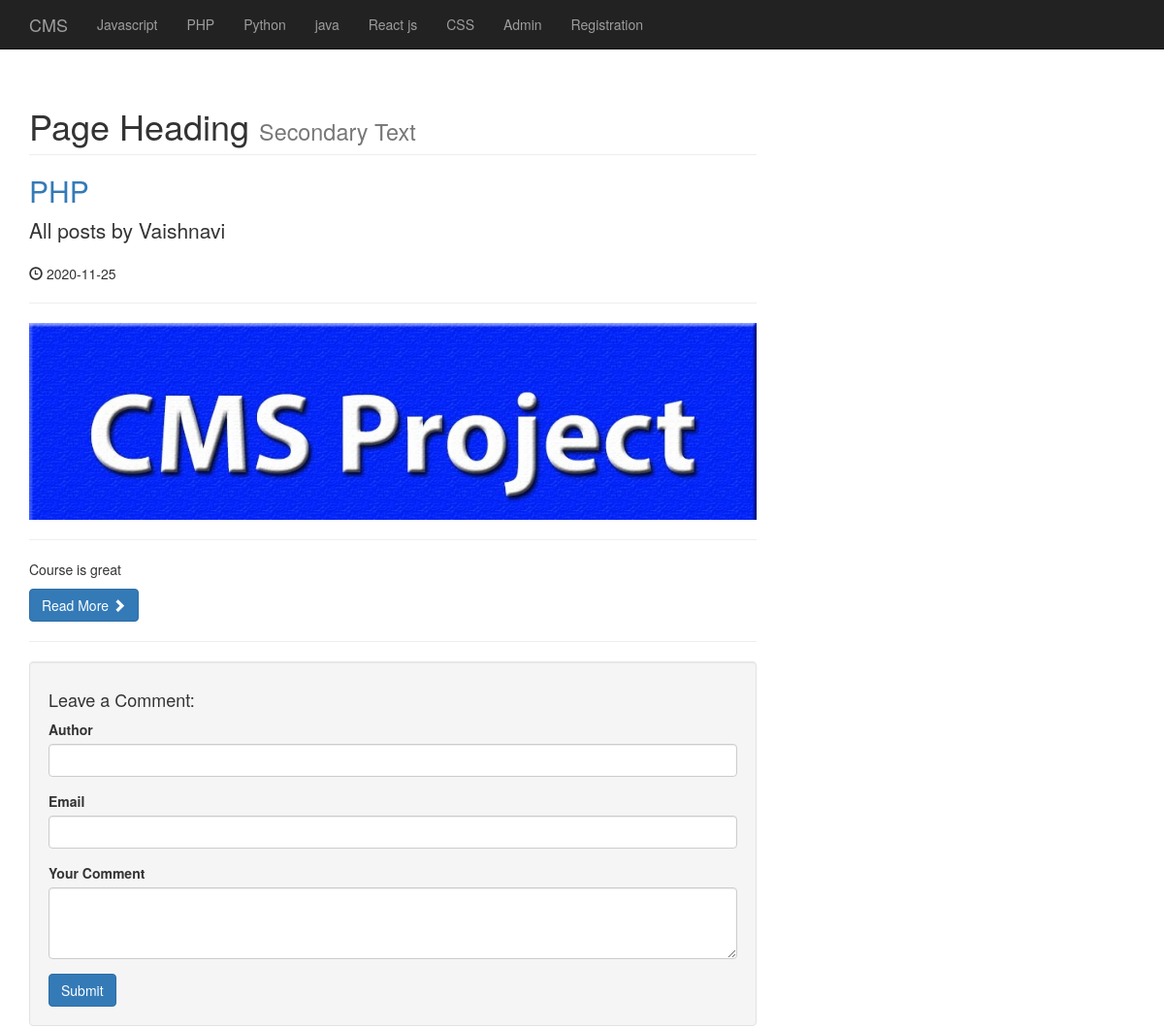
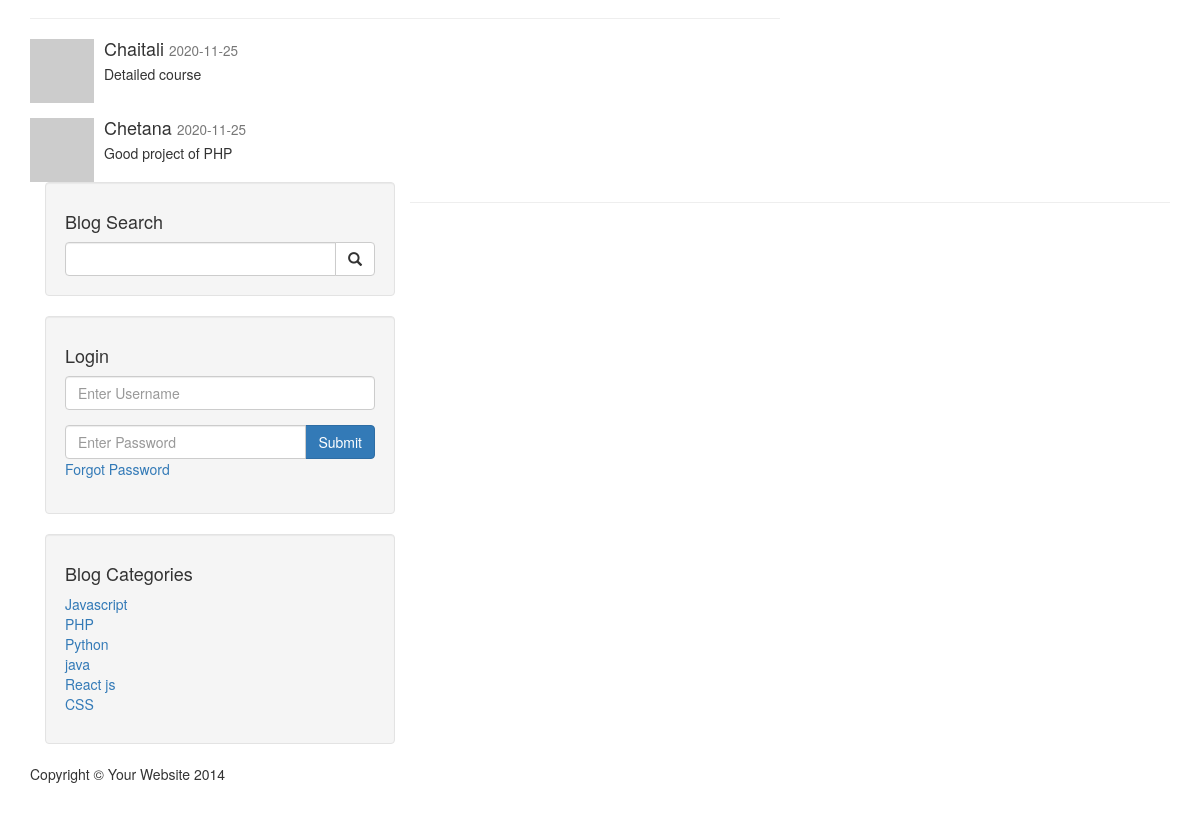
/author_posts.php?author=Vaishnavi&post_id=4, run on the app's committed database (2 pictures, top to bottom).
### tables this page shows
CREATE TABLE `categories` (
  `cat_id` int(3) NOT NULL,
  `cat_title` varchar(255) NOT NULL
);

CREATE TABLE `posts` (
  `post_id` int(3) NOT NULL,
  `post_category_id` int(3) NOT NULL,
  `post_title` varchar(255) NOT NULL,
  `post_author` varchar(255) NOT NULL,
  `post_date` date NOT NULL,
  `post_image` text NOT NULL,
  `post_content` text NOT NULL,
  `post_tags` varchar(255) NOT NULL,
  `post_comment_count` int(11) NOT NULL,
  `post_status` varchar(255) NOT NULL DEFAULT 'draft'
);

CREATE TABLE `comments` (
  `comment_id` int(3) NOT NULL,
  `comment_post_id` int(3) NOT NULL,
  `comment_author` varchar(255) NOT NULL,
  `comment_email` varchar(255) NOT NULL,
  `comment_content` text NOT NULL,
  `comment_status` varchar(255) NOT NULL,
  `comment_date` date NOT NULL
);

### author_posts.php (the view, shortened to what this page needs)
<?php
 include "includes/db.php";
?>
<?php
 include "includes/header.php";
?>
<?php
 include "includes/navigation.php";
?>
    <div class="container">
        <div class="row">
            <div class="col-md-8">
<?php
    if(isset($_GET['post_id'])){
       $post_author= $_GET['author'];
    }
    $query ="SELECT * from posts WHERE post_author = '{$post_author}'";
    $select_all_posts_query = mysqli_query($connection, $query);
    while($row =mysqli_fetch_assoc($select_all_posts_query)) {
        $post_title=$row['post_title'];
        $post_author=$row['post_author'];
        $post_date=$row['post_date'];
        $post_image=$row['post_image'];
        $post_content=$row['post_content'];
        ?>
             <h1 class="page-header">
                    Page Heading
                    <small>Secondary Text</small>
                </h1>
                <h2>
                    <a href="#"><?php echo $post_title ?></a>
                </h2>
                <p class="lead">
                    All posts by <?php echo $post_author ?>
                </p>
                <p><span class="glyphicon glyphicon-time"></span> <?php echo $post_date?></p>
                <hr>
                <img class="img-responsive" src=images/<?php echo $post_image; ?> alt="">
                <hr>
                <p><?php echo $post_content ?></p>
                <a class="btn btn-primary" href="#">Read More <span class="glyphicon glyphicon-chevron-right"></span></a>
                <hr>
  <?php  } ?>
        <div class="well">
            <h4>Leave a Comment:</h4>
            <form action="#" method="post" role="form">
                <div class="form-group">
                    <label for="Author">Author</label>
                    <input type="text" name="comment_author" class="form-control" name="comment_author">
                </div>
                <div class="form-group">
                    <label for="Author">Email</label>
                    <input type="email" name="comment_email" class="form-control" name="comment_email">
                </div>
                <div class="form-group">
                    <label for="comment">Your Comment</label>
                    <textarea name="comment_content" class="form-control" rows="3"></textarea>
                </div>
                <button type="submit" name="create_comment" class="btn btn-primary">Submit</button>
            </form>
        </div>
        <hr>
    <?php
    if(isset($_GET['post_id'])){
       $the_post_id = $_GET['post_id'];
            $query = "SELECT * FROM comments WHERE comment_post_id = {$the_post_id} ";
            $query .= "AND comment_status = 'approved' ";
            $query .= "ORDER BY comment_id DESC ";
            $select_comment_query = mysqli_query($connection, $query);
            while ($row = mysqli_fetch_array($select_comment_query)) {
            $comment_date   = $row['comment_date'];
            $comment_content= $row['comment_content'];
            $comment_author = $row['comment_author'];
    ?>
                <div class="media">
                    <a class="pull-left" href="#">
                        <img class="media-object" src="http://placehold.it/64x64" alt="">
                    </a>
                    <div class="media-body">
                     <h4 class="media-heading"><?php echo $comment_author;   ?>
                            <small><?php echo $comment_date;   ?></small>
                        </h4>
                        <?php echo $comment_content;?>
                    </div>
                </div>
<?php } } ?>
             </div>
            </div>
  <?php
    include "includes/sidebar.php";
 ?>
        </div>
        <hr>
<?php
    include "includes/footer.php"
        ?>

### includes/navigation.php (shortened to what this page needs)
<nav class="navbar navbar-inverse navbar-fixed-top" role="navigation">
     <div class="container">
         <div class="navbar-header">
             <a class="navbar-brand" href="index.php">CMS</a>
         </div>
         <div class="collapse navbar-collapse" id="bs-example-navbar-collapse-1">
             <ul class="nav navbar-nav">
         <?php
             $query = "SELECT * from categories";
             $select_all_categories_query = mysqli_query($connection, $query);
             while($row =mysqli_fetch_assoc($select_all_categories_query)) {
                 $cat_title=$row['cat_title'];
                 echo "<li><a href='#'>{$cat_title}</a></li>";
             }
         ?>
                 <li>
                     <a href="admin">Admin</a>
                 </li>
                 <li>
                     <a href="registration.php">Registration</a>
                 </li>
                 <li>
                     <a href="#"></a>
                 </li>
             </ul>
         </div>
     </div>
 </nav>

### includes/sidebar.php (shortened to what this page needs)
<div class="col-md-4">
      <div class="well">
          <h4>Blog Search</h4>
          <form action="search.php" method="post">
          <div class="input-group">
              <input name="search" type="text" class="form-control">
              <span class="input-group-btn">
                  <button name="submit" class="btn btn-default" type="submit">
                      <span class="glyphicon glyphicon-search"></span>
              </button>
              </span>
          </div>
          </form>
      </div>
      <div class="well">
                       <h4>Login</h4>
      <form action="includes/login.php" method="post">
      <div class="form-group">
          <input name="username" type="text" class="form-control" placeholder="Enter Username">
      </div>
        <div class="input-group">
          <input name="password" type="password" class="form-control" placeholder="Enter Password">
          <span class="input-group-btn">
             <button class="btn btn-primary" name="login" type="submit">Submit
             </button>
          </span>
         </div>
          <div class="form-group">
              <a href="#">Forgot Password</a>
          </div>
      </form>
    </div>
    <div class="well">
          <?php
      $query = "SELECT * from categories";
      $select_categories_sidebar = mysqli_query($connection, $query);
          ?>
          <h4>Blog Categories</h4>
          <div class="row">
              <div class="col-lg-12">
                  <ul class="list-unstyled">
      <?php while($row =mysqli_fetch_assoc($select_categories_sidebar )) {
      $cat_id=$row['cat_id'];
      $cat_title=$row['cat_title'];
      echo "<li><a href='category.php?category=$cat_id'>{$cat_title}</a></li>";
      }
      ?>
                  </ul>
              </div>
          </div>
      </div>

### css/blog-home.css (style rules this page uses)
body { padding-top: 70px; }

### data on the page
categories: cat_title "Javascript"
categories: cat_title "PHP"
categories: cat_title "Python"
categories: cat_title "java"
categories: cat_title "React js"
categories: cat_title "CSS"
posts: post_title "PHP", post_author "Vaishnavi", post_date "2020-11-25", post_image (picture), post_content "Course is great"
comments: comment_author "Chaitali", comment_date "2020-11-25", comment_content "Detailed course"
comments: comment_author "Chetana", comment_date "2020-11-25", comment_content "Good project of PHP"
